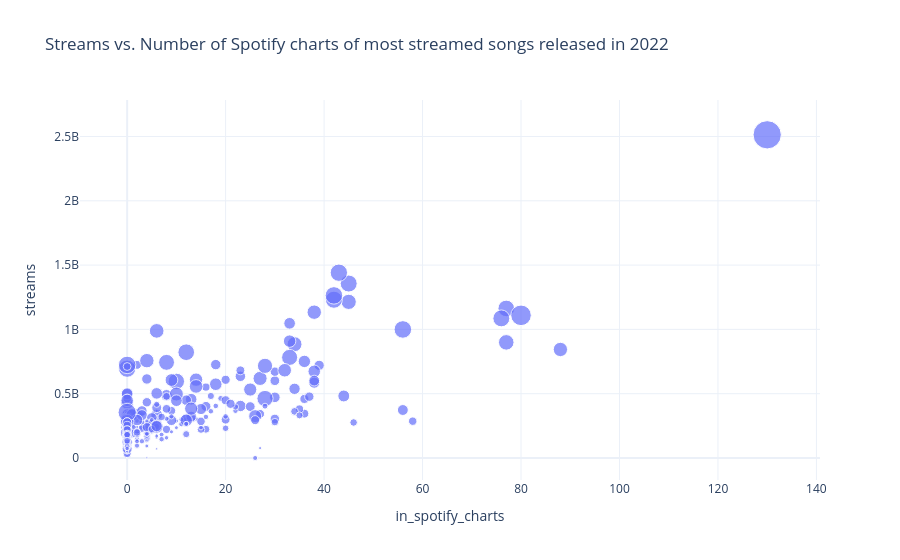

Notebook source saved alongside this figure:
### Code cell
stream_vs_chart(df, 2022)

### Figure 1 — Plotly figure (JSON) as saved in the notebook; plotly's stock layout.template omitted (floating-point values rounded to 4 significant figures; data arrays with more than 128 entries replaced by an {"elided": "..."} marker saying what was removed)
{"data": [{"customdata": {"elided": "402x2 mixed values"}, "hovertemplate": "<b>%{hovertext}</b><br><br>in_spotify_charts=%{x}<br>streams=%{y}<br>in_spotify_playlists=%{customdata[1]}<br>artist(s)_name=%{customdata[0]}<extra></extra>", "hovertext": {"elided": "402 str values"}, "legendgroup": "", "marker": {"color": "#636efa", "size": {"elided": "402 int values"}, "sizemode": "area", "sizeref": 58.94, "symbol": "circle"}, "mode": "markers", "name": "", "orientation": "v", "showlegend": false, "type": "scatter", "x": {"elided": "402 int values"}, "xaxis": "x", "y": {"elided": "402 int values"}, "yaxis": "y"}], "layout": {"legend": {"itemsizing": "constant", "tracegroupgap": 0}, "title": {"text": "Streams vs. Number of Spotify charts of most streamed songs released in 2022"}, "xaxis": {"anchor": "y", "domain": [0, 1], "title": {"text": "in_spotify_charts"}}, "yaxis": {"anchor": "x", "domain": [0, 1], "title": {"text": "streams"}}}}
